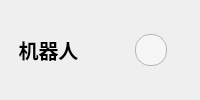
            <widget class="QWidget" name="widget_3" native="true">
             <property name="sizePolicy">
              <sizepolicy hsizetype="Preferred" vsizetype="Minimum">
               <horstretch>0</horstretch>
               <verstretch>0</verstretch>
              </sizepolicy>
             </property>
             <property name="minimumSize">
              <size>
               <width>0</width>
               <height>0</height>
              </size>
             </property>
             <property name="maximumSize">
              <size>
               <width>16777215</width>
               <height>16777215</height>
              </size>
             </property>
             <layout class="QGridLayout" name="gridLayout_11">
              <property name="leftMargin">
               <number>0</number>
              </property>
              <property name="topMargin">
               <number>0</number>
              </property>
              <property name="rightMargin">
               <number>0</number>
              </property>
              <property name="bottomMargin">
               <number>0</number>
              </property>
              <item row="0" column="1">
               <widget class="QWidget" name="widget_13" native="true">
                <layout class="QGridLayout" name="gridLayout_25">
                 <property name="leftMargin">
                  <number>0</number>
                 </property>
                 <property name="topMargin">
                  <number>0</number>
                 </property>
                 <property name="rightMargin">
                  <number>0</number>
                 </property>
                 <property name="bottomMargin">
                  <number>0</number>
                 </property>
                 <property name="spacing">
                  <number>0</number>
                 </property>
                 <item row="0" column="0">
                  <widget class="QLabel" name="labelRobotStatusLight">
                   <property name="styleSheet">
                    <string notr="true">background-color: rgb(246, 246, 246);
border-width: 1px;
border-radius: 3px;
border-style:solid;
border-color: #b4b4b4;

min-width:  30px;
max-width:  30px;
min-height: 30px;
max-height: 30px;
border-radius: 15px;</string>
                   </property>
                   <property name="text">
                    <string/>
                   </property>
                  </widget>
                 </item>
                </layout>
               </widget>
              </item>
              <item row="0" column="0">
               <widget class="QLabel" name="label_6">
                <property name="font">
                 <font>
                  <pointsize>15</pointsize>
                  <bold>true</bold>
                 </font>
                </property>
                <property name="styleSheet">
                 <string notr="true">color: rgb(0, 0, 0);</string>
                </property>
                <property name="text">
                 <string>机器人</string>
                </property>
                <property name="alignment">
                 <set>Qt::AlignCenter</set>
                </property>
               </widget>
              </item>
             </layout>
            </widget>
